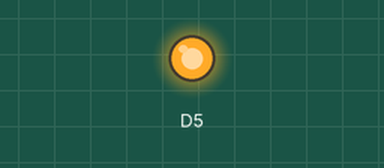
This sketch was run on a simulated ESP8266 (NodeMCU). Shown: output pins drawn as LEDs (lit = HIGH).

Above: at 1.0 s.
At 5.5 s:
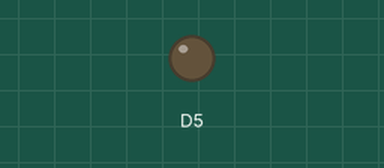
Timing chart, 0 to 6.9 s (numbered marks = the images above):
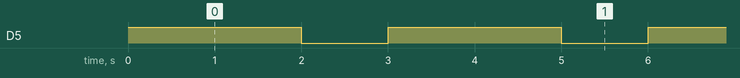

The sketch:

New3.ino
```cpp
void setup() {
  pinMode(D5, OUTPUT);

}

void loop() {
  digitalWrite(D5, HIGH);
  delay(2000);
  digitalWrite(D5, LOW);
  delay(1000);
}
```

Measured:
- by itself, D5: alternates HIGH for 2.0 s and LOW for 1.0 s
